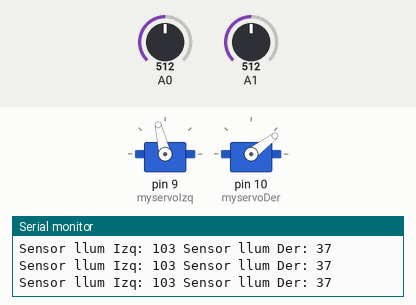
This sketch was run on a simulated Arduino Uno, built with avr-gcc and run on an emulated ATmega328P. Parts: 2 × servo, the last lines printed to the serial monitor. The inputs (shaded band) are chosen by the test bench; at power-on: A1 = 512, A0 = 512.

Above: at 1.2 s.
1.3 s: A1 set to 716
At 2.2 s:
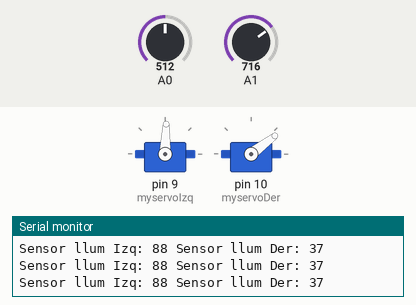
2.8 s: A0 set to 716
At 4.0 s:
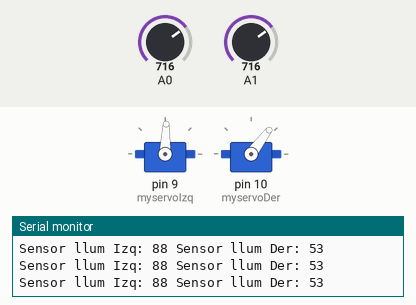
4.3 s: A1 set to 511
At 5.2 s:
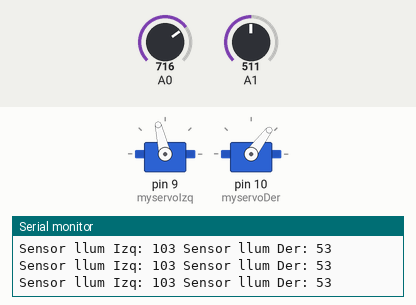
5.8 s: A0 set to 122
At 6.9 s:
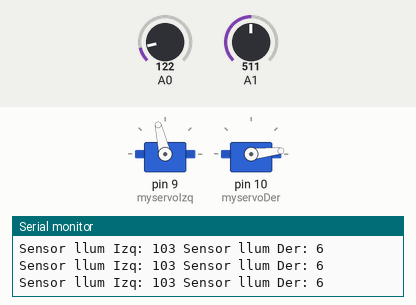
7.3 s: A1 set to 900
At 8.2 s:
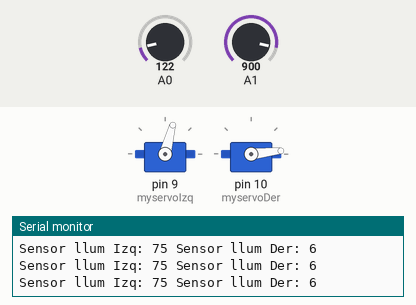
8.8 s: A0 set to 306
At 9.2 s:
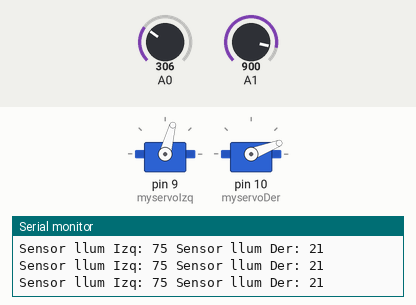
Timing chart, 0 to 11.3 s (numbered marks = the images above; inputs shaded):
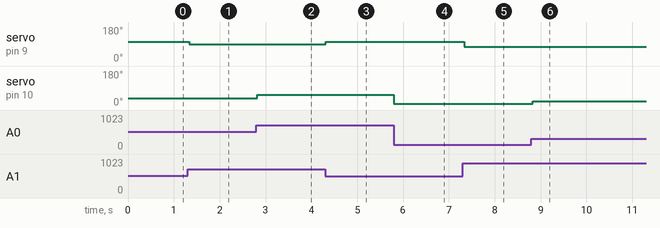

The sketch:

SeguiLinees-AgoraBot-V2.ino
```cpp
 #include <Servo.h>
 Servo myservoIzq;
 Servo myservoDer;


 void setup() {
   Serial.begin (9600);

   myservoIzq.attach(9);
   myservoDer.attach(10);


 }

 void loop() {

    int valorIzq =  map(analogRead(A1), 40, 900, 135, 75);
    int valorDer =  map(analogRead(A0), 40, 800, 0, 60);

    myservoIzq.write(valorIzq);
    myservoDer.write(valorDer);


     Serial.print("Sensor llum Izq: ");
     Serial.print(valorIzq);
     Serial.print(" Sensor llum Der: ");
     Serial.println(valorDer);

 }

 void avant(){
    myservoIzq.write(255);
    myservoDer.write(0);
   }

 void girarDer(){
    myservoIzq.write(255);
    myservoDer.write(55);
   }

  void girarIzq(){
    myservoIzq.write(75);
    myservoDer.write(0);
   }

 void parar(){
    myservoIzq.write(67);
    myservoDer.write(68);
   }
```

Measured:
- after the input at 1.3 s, servo on pin 9 (myservoIzq): 103° → 88° at once
- after the input at 2.8 s, servo on pin 10 (myservoDer): 37° → 53° at once
- after the input at 4.3 s, servo on pin 9 (myservoIzq): 88° → 103° at once
- after the input at 5.8 s, servo on pin 10 (myservoDer): 53° → 6° at once
- after the input at 7.3 s, servo on pin 9 (myservoIzq): 103° → 75° at once
- after the input at 8.8 s, servo on pin 10 (myservoDer): 6° → 21° at once
